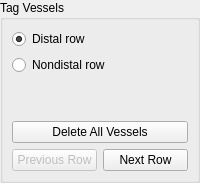
           <widget class="QWidget" name="addVesselsPage">
            <layout class="QVBoxLayout" name="verticalLayout_12">
             <property name="margin">
              <number>0</number>
             </property>
             <item>
              <widget class="QGroupBox" name="groupBox_2">
               <property name="autoFillBackground">
                <bool>false</bool>
               </property>
               <property name="title">
                <string>Tag Vessels</string>
               </property>
               <layout class="QVBoxLayout" name="verticalLayout_24">
                <item>
                 <widget class="QRadioButton" name="distalRadio">
                  <property name="text">
                   <string>Distal row</string>
                  </property>
                  <property name="checked">
                   <bool>true</bool>
                  </property>
                 </widget>
                </item>
                <item>
                 <widget class="QRadioButton" name="nondistalRadio">
                  <property name="text">
                   <string>Nondistal row</string>
                  </property>
                 </widget>
                </item>
                <item>
                 <spacer name="verticalSpacer_5">
                  <property name="orientation">
                   <enum>Qt::Vertical</enum>
                  </property>
                  <property name="sizeHint" stdset="0">
                   <size>
                    <width>20</width>
                    <height>40</height>
                   </size>
                  </property>
                 </spacer>
                </item>
                <item>
                 <widget class="QPushButton" name="deleteAllVessels">
                  <property name="minimumSize">
                   <size>
                    <width>0</width>
                    <height>0</height>
                   </size>
                  </property>
                  <property name="maximumSize">
                   <size>
                    <width>16777215</width>
                    <height>16777215</height>
                   </size>
                  </property>
                  <property name="toolTip">
                   <string>Delete all vessels</string>
                  </property>
                  <property name="text">
                   <string>Delete All Vessels</string>
                  </property>
                 </widget>
                </item>
                <item>
                 <layout class="QHBoxLayout" name="horizontalLayout_2">
                  <item>
                   <widget class="QPushButton" name="prevRow">
                    <property name="enabled">
                     <bool>false</bool>
                    </property>
                    <property name="minimumSize">
                     <size>
                      <width>0</width>
                      <height>0</height>
                     </size>
                    </property>
                    <property name="text">
                     <string>Previous Row</string>
                    </property>
                   </widget>
                  </item>
                  <item>
                   <widget class="QPushButton" name="nextRow">
                    <property name="minimumSize">
                     <size>
                      <width>0</width>
                      <height>0</height>
                     </size>
                    </property>
                    <property name="text">
                     <string>Next Row</string>
                    </property>
                   </widget>
                  </item>
                 </layout>
                </item>
               </layout>
              </widget>
             </item>
            </layout>
           </widget>
